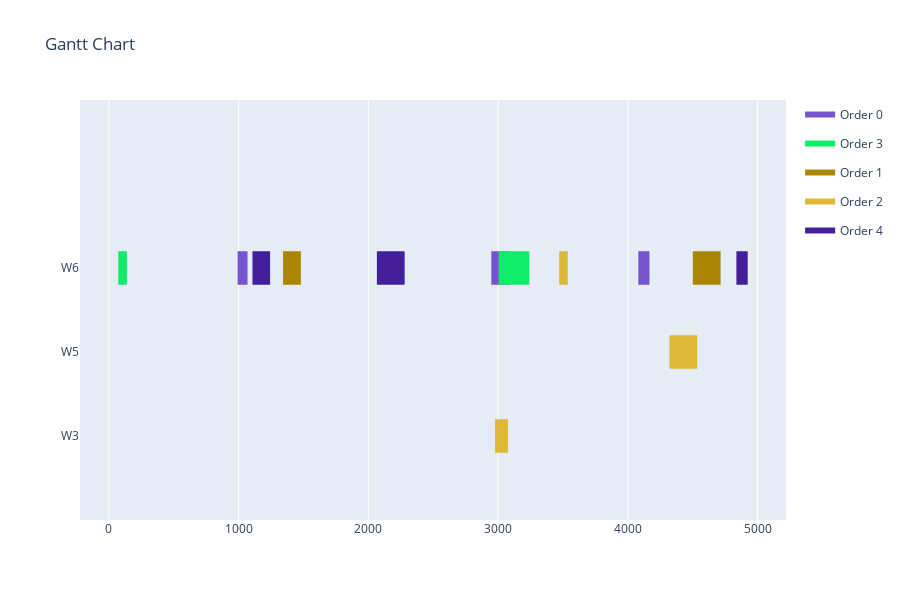

This figure's notebook cell:
### Code cell
data = []
for i in range(len(solution)):
    data.append([assignments[i], operations[i], solution[i], duration_lookup_table[operations[i]][assignments[i]]])
visualize(data)

### Figure 1 — Plotly figure (JSON) as saved in the notebook; plotly's stock layout.template omitted (floating-point values rounded to 4 significant figures)
{"data": [{"fill": "toself", "fillcolor": "rgb(119, 83, 208)", "hoverinfo": "name", "legendgroup": "rgb(119, 83, 208)", "mode": "none", "name": "Order 0", "type": "scatter", "x": [2947, 3091, 3091, 2947, 2947, 4080, 4166, 4166, 4080, 4080, 992, 1068, 1068, 992], "y": [1.8, 1.8, 2.2, 2.2, null, 1.8, 1.8, 2.2, 2.2, null, 1.8, 1.8, 2.2, 2.2]}, {"fill": "toself", "fillcolor": "rgb(16, 236, 105)", "hoverinfo": "name", "legendgroup": "rgb(16, 236, 105)", "mode": "none", "name": "Order 3", "type": "scatter", "x": [72, 138, 138, 72, 72, 3004, 3177, 3177, 3004, 3004, 3085, 3240, 3240, 3085], "y": [1.8, 1.8, 2.2, 2.2, null, 1.8, 1.8, 2.2, 2.2, null, 1.8, 1.8, 2.2, 2.2]}, {"fill": "toself", "fillcolor": "rgb(170, 134, 3)", "hoverinfo": "name", "legendgroup": "rgb(170, 134, 3)", "mode": "none", "name": "Order 1", "type": "scatter", "x": [1342, 1429, 1429, 1342, 1342, 4500, 4714, 4714, 4500, 4500, 1343, 1479, 1479, 1343], "y": [1.8, 1.8, 2.2, 2.2, null, 1.8, 1.8, 2.2, 2.2, null, 1.8, 1.8, 2.2, 2.2]}, {"fill": "toself", "fillcolor": "rgb(221, 185, 54)", "hoverinfo": "name", "legendgroup": "rgb(221, 185, 54)", "mode": "none", "name": "Order 2", "type": "scatter", "x": [4320, 4534, 4534, 4320, 4320, 2976, 3075, 3075, 2976, 2976, 3470, 3536, 3536, 3470], "y": [0.8, 0.8, 1.2, 1.2, null, -0.2, -0.2, 0.2, 0.2, null, 1.8, 1.8, 2.2, 2.2]}, {"fill": "toself", "fillcolor": "rgb(67, 31, 156)", "hoverinfo": "name", "legendgroup": "rgb(67, 31, 156)", "mode": "none", "name": "Order 4", "type": "scatter", "x": [4836, 4923, 4923, 4836, 4836, 2065, 2279, 2279, 2065, 2065, 1106, 1242, 1242, 1106], "y": [1.8, 1.8, 2.2, 2.2, null, 1.8, 1.8, 2.2, 2.2, null, 1.8, 1.8, 2.2, 2.2]}, {"legendgroup": "rgb(119, 83, 208)", "marker": {"color": "rgb(119, 83, 208)", "opacity": 0, "size": 1}, "mode": "markers", "name": "", "showlegend": false, "text": [null, null, null, null, null, null], "type": "scatter", "x": [2947, 3091, 4080, 4166, 992, 1068], "y": [2, 2, 2, 2, 2, 2]}, {"legendgroup": "rgb(16, 236, 105)", "marker": {"color": "rgb(16, 236, 105)", "opacity": 0, "size": 1}, "mode": "markers", "name": "", "showlegend": false, "text": [null, null, null, null, null, null], "type": "scatter", "x": [72, 138, 3004, 3177, 3085, 3240], "y": [2, 2, 2, 2, 2, 2]}, {"legendgroup": "rgb(170, 134, 3)", "marker": {"color": "rgb(170, 134, 3)", "opacity": 0, "size": 1}, "mode": "markers", "name": "", "showlegend": false, "text": [null, null, null, null, null, null], "type": "scatter", "x": [1342, 1429, 4500, 4714, 1343, 1479], "y": [2, 2, 2, 2, 2, 2]}, {"legendgroup": "rgb(221, 185, 54)", "marker": {"color": "rgb(221, 185, 54)", "opacity": 0, "size": 1}, "mode": "markers", "name": "", "showlegend": false, "text": [null, null, null, null, null, null], "type": "scatter", "x": [4320, 4534, 2976, 3075, 3470, 3536], "y": [1, 1, 0, 0, 2, 2]}, {"legendgroup": "rgb(67, 31, 156)", "marker": {"color": "rgb(67, 31, 156)", "opacity": 0, "size": 1}, "mode": "markers", "name": "", "showlegend": false, "text": [null, null, null, null, null, null], "type": "scatter", "x": [4836, 4923, 2065, 2279, 1106, 1242], "y": [2, 2, 2, 2, 2, 2]}], "layout": {"height": 600, "hovermode": "closest", "showlegend": true, "title": {"text": "Gantt Chart"}, "xaxis": {"rangeselector": {"buttons": [{"count": 7, "label": "1w", "step": "day", "stepmode": "backward"}, {"count": 1, "label": "1m", "step": "month", "stepmode": "backward"}, {"count": 6, "label": "6m", "step": "month", "stepmode": "backward"}, {"count": 1, "label": "YTD", "step": "year", "stepmode": "todate"}, {"count": 1, "label": "1y", "step": "year", "stepmode": "backward"}, {"step": "all"}]}, "showgrid": true, "type": "linear", "zeroline": false}, "yaxis": {"autorange": false, "range": [-1, 4], "showgrid": false, "ticktext": ["W3", "W5", "W6"], "tickvals": [0, 1, 2], "zeroline": false}}}
